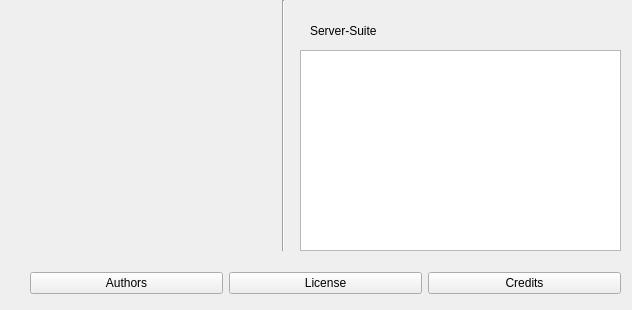
<?xml version="1.0" encoding="UTF-8"?>
<ui version="4.0">
 <class>MainWindow</class>
 <widget class="QMainWindow" name="MainWindow">
  <property name="geometry">
   <rect>
    <x>0</x>
    <y>0</y>
    <width>632</width>
    <height>310</height>
   </rect>
  </property>
  <property name="windowTitle">
   <string>About Server-Suite</string>
  </property>
  <widget class="QWidget" name="centralwidget">
   <widget class="QLabel" name="label">
    <property name="geometry">
     <rect>
      <x>60</x>
      <y>50</y>
      <width>150</width>
      <height>150</height>
     </rect>
    </property>
    <property name="text">
     <string> </string>
    </property>
   </widget>
   <widget class="QWidget" name="widget" native="true">
    <property name="geometry">
     <rect>
      <x>30</x>
      <y>260</y>
      <width>591</width>
      <height>46</height>
     </rect>
    </property>
    <layout class="QHBoxLayout" name="horizontalLayout_2">
     <item>
      <widget class="QPushButton" name="pushButton">
       <property name="text">
        <string>Authors</string>
       </property>
      </widget>
     </item>
     <item>
      <widget class="QPushButton" name="pushButton_2">
       <property name="text">
        <string>License</string>
       </property>
      </widget>
     </item>
     <item>
      <widget class="QPushButton" name="pushButton_3">
       <property name="text">
        <string>Credits</string>
       </property>
      </widget>
     </item>
    </layout>
   </widget>
   <widget class="Line" name="line">
    <property name="geometry">
     <rect>
      <x>273</x>
      <y>0</y>
      <width>20</width>
      <height>251</height>
     </rect>
    </property>
    <property name="orientation">
     <enum>Qt::Vertical</enum>
    </property>
   </widget>
   <widget class="QLabel" name="label_2">
    <property name="geometry">
     <rect>
      <x>310</x>
      <y>10</y>
      <width>301</width>
      <height>41</height>
     </rect>
    </property>
    <property name="styleSheet">
     <string notr="true">font: 75 22pt &quot;Cantarell&quot;;</string>
    </property>
    <property name="text">
     <string>Server-Suite</string>
    </property>
   </widget>
   <widget class="QTextBrowser" name="textBrowser">
    <property name="geometry">
     <rect>
      <x>300</x>
      <y>50</y>
      <width>321</width>
      <height>201</height>
     </rect>
    </property>
    <property name="autoFillBackground">
     <bool>true</bool>
    </property>
   </widget>
  </widget>
 </widget>
 <resources/>
 <connections/>
</ui>
